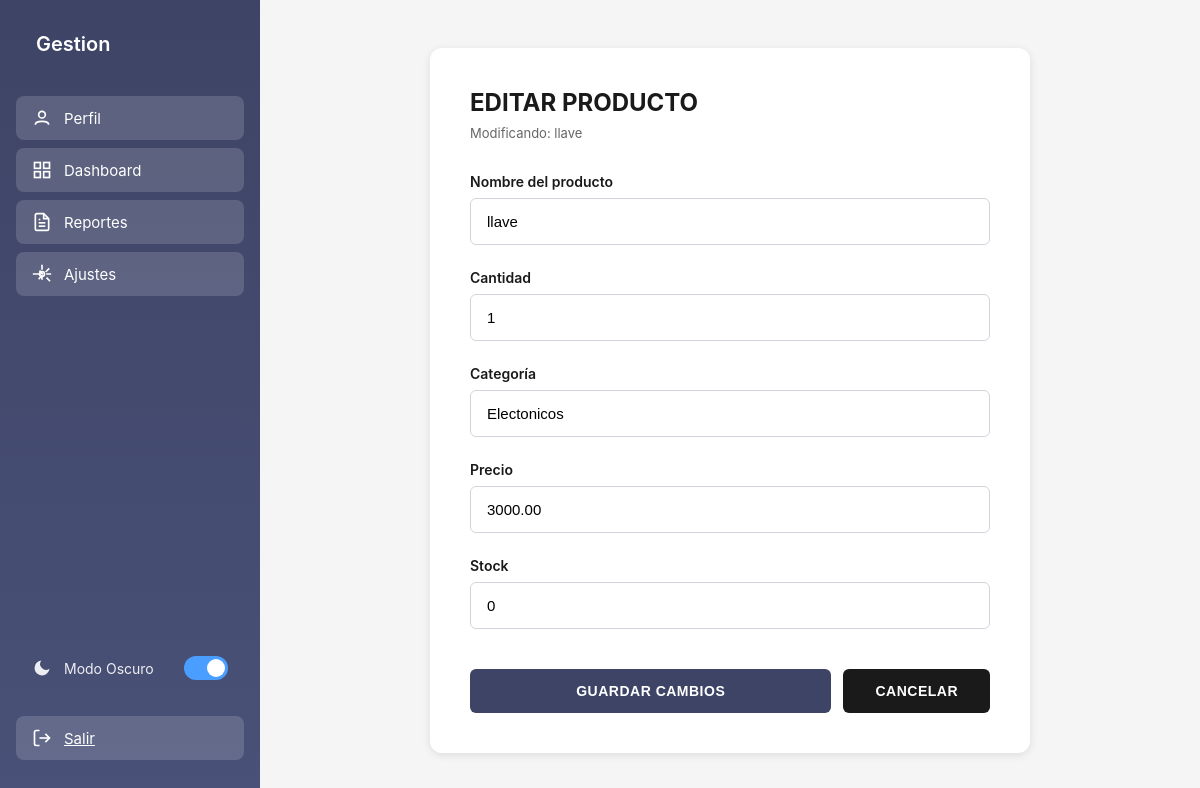
The page /producto/editar/9/ (signed in) on the database its author committed.
### dashboard/models.py (models this page shows, shortened)
class Product(models.Model):
    STATUS_CHOICES = [
        ('active', 'Activo'),
        ('low_stock', 'Bajo Stock'),
        ('out_of_stock', 'Agotado'),
    ]
    name = models.CharField(max_length=200, verbose_name='Nombre del producto')
    category = models.CharField(max_length=100, verbose_name='Categoría')
    quantity = models.IntegerField(default=0, verbose_name='Cantidad')
    stock = models.IntegerField(default=0, verbose_name='Stock')
    price = models.DecimalField(max_digits=10, decimal_places=2, verbose_name='Precio')
    status = models.CharField(max_length=20, choices=STATUS_CHOICES, default='active', verbose_name='Estado')
    created_at = models.DateTimeField(auto_now_add=True)
    updated_at = models.DateTimeField(auto_now=True)
    created_by = models.ForeignKey(User, on_delete=models.CASCADE, related_name='products')
    class Meta:
        ordering = ['-created_at']
        verbose_name = 'Producto'
        verbose_name_plural = 'Productos'

### dashboard/views.py (the view)
# urls.py: path('producto/editar/<int:pk>/', views.editar_producto, name='editar_producto'),
@login_required
def editar_producto(request, pk):
    producto = get_object_or_404(Product, pk=pk, created_by=request.user)
    if request.method == 'POST':
        form = ProductoForm(request.POST, instance=producto)
        if form.is_valid():
            form.save() # El método save() del modelo actualizará el estado
            messages.success(request, 'Producto actualizado exitosamente.')
            return redirect('dashboard')
    else:
        form = ProductoForm(instance=producto)
    return render(request, "dashboard/editar.html", {'form': form, 'producto': producto})

### dashboard/forms.py
class ProductoForm(forms.ModelForm):
    class Meta:
        model = Product
        fields = ['name', 'category', 'quantity', 'stock', 'price']
        labels = {
            'name': 'Nombre del producto',
            'category': 'Categoría',
            'quantity': 'Cantidad',
            'stock': 'Stock',
            'price': 'Precio',
        }
    def __init__(self, *args, **kwargs):
        super().__init__(*args, **kwargs)
        self.fields['name'].widget.attrs.update({'id': 'productName', 'required': True})
        self.fields['category'].widget.attrs.update({'id': 'category', 'required': True})
        self.fields['quantity'].widget.attrs.update({'id': 'quantity', 'required': True})
        self.fields['stock'].widget.attrs.update({'id': 'stock', 'required': True})
        self.fields['price'].widget.attrs.update({'id': 'price', 'step': '0.01', 'required': True})

### dashboard/templates/dashboard/editar.html (shortened to what this page needs)
{% extends 'dashboard/home.html' %}
{% load static %}
{% block extra_head %}
<link rel="stylesheet" href="{% static 'css/editar.css' %}">
{% endblock %}
{% block content %}
    <main class="main-content">
        <div class="form-container">
            <div class="form-card">
                <div class="form-header">
                    <h2>EDITAR PRODUCTO</h2>
                    <p>Modificando: {{ form.instance.name }}</p>
                </div>
                <form id="editProductForm" class="product-form" method="POST">
                    <div class="form-group">
                        <label for="{{ form.name.id_for_label }}">Nombre del producto</label>
                        {{ form.name }}
                    </div>
                    <div class="form-group">
                        <label for="{{ form.quantity.id_for_label }}">Cantidad</label>
                        {{ form.quantity }}
                    </div>
                    <div class="form-group">
                        <label for="{{ form.category.id_for_label }}">Categoría</label>
                        {{ form.category }}
                    </div>
                    <div class="form-group">
                        <label for="{{ form.price.id_for_label }}">Precio</label>
                        {{ form.price }}
                    </div>
                    <div class="form-group">
                        <label for="{{ form.stock.id_for_label }}">Stock</label>
                        {{ form.stock }}
                    </div>
                    <div class="form-actions">
                        <button type="submit" class="btn-submit">GUARDAR CAMBIOS</button>
                        <button type="button" class="btn-cancel"
            data-url="{% url 'dashboard' %}">CANCELAR</button>
                    </div>
                </form>
            </div>
        </div>
    </main>
{% endblock %}

### static/css/dashboard.css (style rules this page uses)
* { margin: 0; padding: 0; box-sizing: border-box; }
body { font-family: -apple-system, BlinkMacSystemFont, 'Segoe UI', Roboto, Oxygen, Ubuntu, Cantarell, sans-serif; display: flex; min-height: 100vh; background: #f5f7fa; }
.main-content { flex: 1; padding: 2rem; overflow-y: auto; }

### static/css/editar.css (style rules this page uses)
* { margin: 0; padding: 0; box-sizing: border-box; }
body { font-family: -apple-system, BlinkMacSystemFont, 'Segoe UI', Roboto, 'Helvetica Neue', Arial, sans-serif; display: flex; min-height: 100vh; background-color: #f5f5f5; }
.main-content { margin-left: 260px; flex: 1; padding: 40px; display: flex; justify-content: center; align-items: center; }
.form-container { width: 100%; max-width: 600px; }
.form-card { background: white; border-radius: 12px; box-shadow: 0 2px 8px rgba(0, 0, 0, 0.1); padding: 40px; }
.form-header { margin-bottom: 32px; }
.form-header h2 { font-size: 24px; font-weight: 700; color: #1a1a1a; margin-bottom: 8px; }
.form-header p { font-size: 13px; color: #666; font-weight: 400; }
.product-form { display: flex; flex-direction: column; gap: 24px; }
.form-group { display: flex; flex-direction: column; gap: 8px; }
.form-group label { font-size: 14px; font-weight: 600; color: #1a1a1a; }
.form-group input { padding: 14px 16px; border: 1px solid #d1d5db; border-radius: 6px; font-size: 15px; transition: all 0.3s ease; background-color: white; }
.form-actions { display: flex; gap: 12px; margin-top: 16px; }
.btn-submit { flex: 1; padding: 14px 24px; background-color: #3d4465; color: white; border: none; border-radius: 6px; font-size: 14px; font-weight: 600; cursor: pointer; transition: all 0.3s ease; letter-spacing: 0.5px; }
.btn-cancel { padding: 14px 32px; background-color: #1a1a1a; color: white; border: none; border-radius: 6px; font-size: 14px; font-weight: 600; cursor: pointer; transition: all 0.3s ease; letter-spacing: 0.5px; }

### rows shown on the page
Product: instance.name "llave", name "llave", quantity "1", category "Electonicos", price "3000.00", stock "0"
